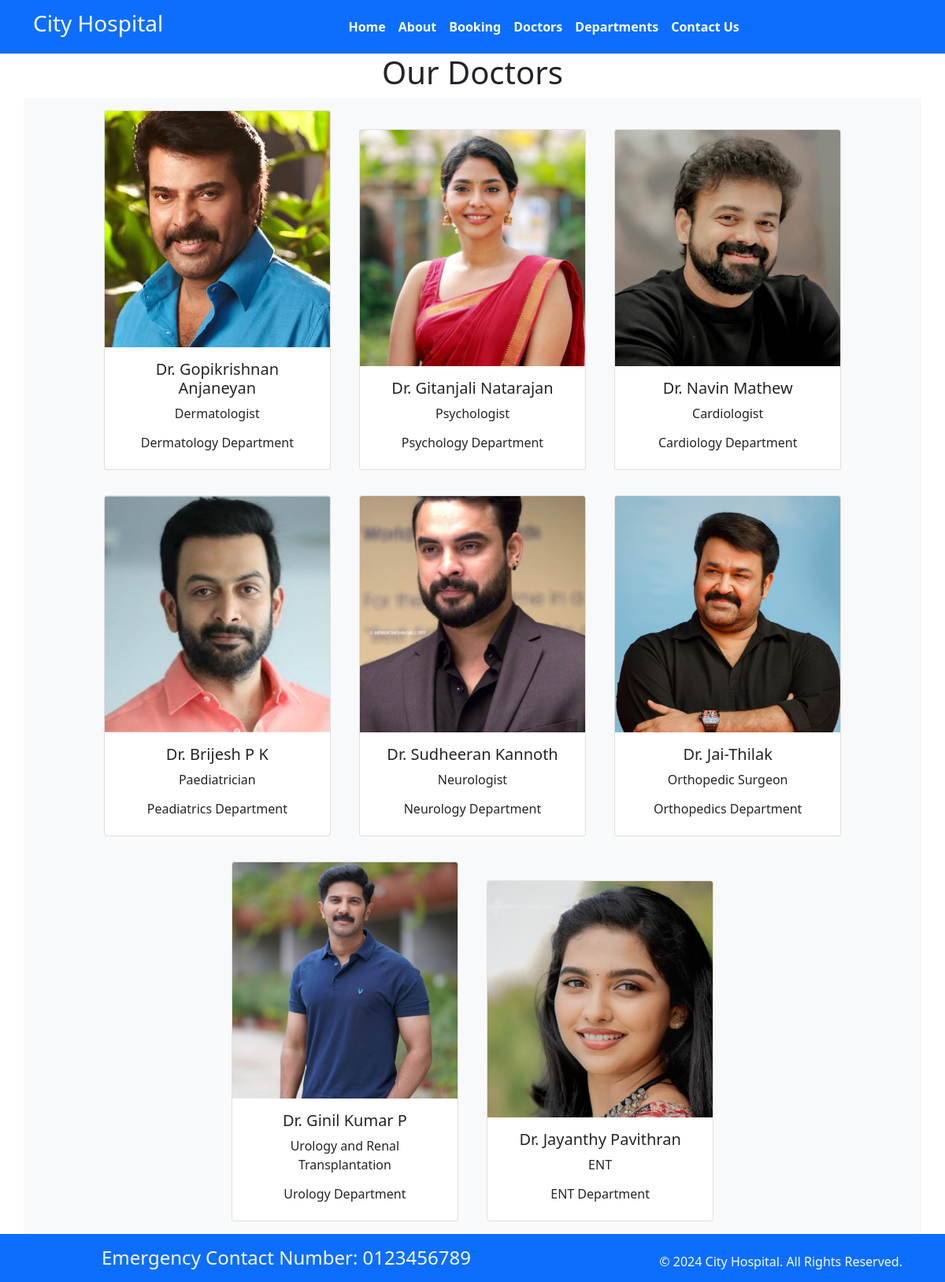
Page /doctors on the committed database.
### myapp5/models.py (models this page shows, shortened)
class Doctors(models.Model):
    Doc_name = models.CharField(max_length=255)
    Doc_spec = models.CharField(max_length=255)
    Dep_name = models.ForeignKey(Departments, on_delete=models.CASCADE)
    Doc_image = models.ImageField(upload_to='static/doctors_images/')

class Departments(models.Model):
    Dep_name = models.CharField(max_length=100)
    Dep_description = models.TextField()
    def __str__(self):
        return self.Dep_name

### myapp5/views.py (the view)
# urls.py: path('doctors',views.doctors,name='doctors'),
def doctors(request):
    show=Doctors.objects.all()
    return render(request, 'doctors.html', {'show':show})

### templates/doctors.html (shortened to what this page needs)
{% extends 'base.html' %}
{% block content %}<!DOCTYPE html>
<html lang="en">
<head>
    <link rel="stylesheet" href="" >
</head>
<body>
    <h1 class="text-center"> Our Doctors </h1>
    <div class="container text-center bg-light">
        {% for i in show %}
        <div class="card text-center mx-3 my-3" style="width: 18rem; display:inline-block">
            <img src="/{{ i.Doc_image }}" class="card-img-top img-fluid" alt="..." style="height: 300px; object-fit: cover;">
            <div class="card-body">
                <h5 class="card-title">Dr. {{i.Doc_name}}</h5>
                <p class="card-text">{{i.Doc_spec}}</p>
                <h6>{{i.Dep_name}} Department</h6>
            </div>
        </div>
        {% endfor %}
    </div>
{% endblock %}

### templates/base.html (shortened to what this page needs)
{% load static %}
<!DOCTYPE html>
<html lang="en">
<head>
  <link rel="stylesheet" href="https://cdn.jsdelivr.net/npm/bootstrap@5.1.3/dist/css/bootstrap.min.css">
  <link rel="stylesheet" href="https://use.fontawesome.com/releases/v5.2.0/css/all.css">
  <link rel="stylesheet" href="{% static 'css/style.css' %}">
  <link rel="stylesheet" href="{% static 'css/style2.css' %}">
  <link rel="stylesheet" href="{% static 'css/style3.css' %}">
</head>
<body>
  <nav class="navbar navbar-expand-md navbar-dark bg-primary">
    <div class="container">
      <a class="navbar-brand text-white" href="#">
        <h3>City Hospital</h3>
      </a>
      <div class="collapse navbar-collapse justify-content-center" id="navbarContent">
        <ul class="navbar-nav fw-bold">
          <li class="nav-item">
            <a class="nav-link text-white" href="{% url 'home' %}">Home</a>
          </li>
          <li class="nav-item">
            <a class="nav-link text-white" href="{% url 'about' %}">About</a>
          </li>
          <li class="nav-item">
            <a class="nav-link text-white" href="{% url 'booking' %}">Booking</a>
          </li>
          <li class="nav-item">
            <a class="nav-link text-white" href="{% url 'doctors' %}">Doctors</a>
          </li>
          <li class="nav-item">
            <a class="nav-link text-white" href="{% url 'department' %}">Departments</a>
          </li>
          <li class="nav-item">
            <a class="nav-link text-white" href="{% url 'contact' %}">Contact Us</a>
          </li>
        </ul>
      </div>
    </div>
  </nav>
  {% block content %}{% endblock %}
  <footer class="pt-3 pb-2 bg-primary text-light">
    <div class="container">
      <div class="row align-items-center">
        <div class="col-12 col-md-8 text-center text-md-start">
          <h4>Emergency Contact Number: 0123456789</h4>
        </div>
        <div class="col-12 col-md-4 mt-3 mt-md-0 text-center text-md-end">
          &copy; 2024 City Hospital. All Rights Reserved.
        </div>
      </div>
    </div>
  </footer>
</body>
</html>

### static/css/style2.css (style rules this page uses)
.row { padding-left: 75px; margin: 0 auto; }

### static/css/style3.css (style rules this page uses)
.row { padding-left: 75px; margin: 0 auto; }

### rows in the picture
Doctors: Doc_image (picture), Doc_name "Gopikrishnan Anjaneyan", Doc_spec "Dermatologist", Dep_name "Dermatology"
Doctors: Doc_image (picture), Doc_name "Gitanjali Natarajan", Doc_spec "Psychologist", Dep_name "Psychology"
Doctors: Doc_image (picture), Doc_name "Navin Mathew", Doc_spec "Cardiologist", Dep_name "Cardiology"
Doctors: Doc_image (picture), Doc_name "Brijesh P K", Doc_spec "Paediatrician", Dep_name "Peadiatrics"
Doctors: Doc_image (picture), Doc_name "Sudheeran Kannoth", Doc_spec "Neurologist", Dep_name "Neurology"
Doctors: Doc_image (picture), Doc_name "Jai-Thilak", Doc_spec "Orthopedic Surgeon", Dep_name "Orthopedics"
Doctors: Doc_image (picture), Doc_name "Ginil Kumar P", Doc_spec "Urology and Renal Transplantation", Dep_name "Urology"
Doctors: Doc_image (picture), Doc_name "Jayanthy Pavithran", Doc_spec "ENT", Dep_name "ENT"
